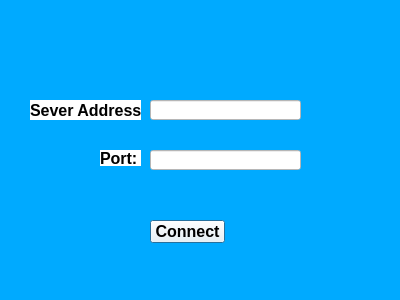
<?xml version="1.0" encoding="UTF-8"?>
<ui version="4.0">
 <class>startupDialog</class>
 <widget class="QDialog" name="startupDialog">
  <property name="geometry">
   <rect>
    <x>0</x>
    <y>0</y>
    <width>400</width>
    <height>300</height>
   </rect>
  </property>
  <property name="windowTitle">
   <string>Dialog</string>
  </property>
  <property name="styleSheet">
   <string notr="true">background-color: rgb(0, 170, 255);</string>
  </property>
  <widget class="QLineEdit" name="lineEdit">
   <property name="geometry">
    <rect>
     <x>150</x>
     <y>100</y>
     <width>151</width>
     <height>20</height>
    </rect>
   </property>
   <property name="styleSheet">
    <string notr="true">background-color: rgb(255, 255, 255);</string>
   </property>
  </widget>
  <widget class="QLabel" name="label">
   <property name="geometry">
    <rect>
     <x>30</x>
     <y>100</y>
     <width>111</width>
     <height>20</height>
    </rect>
   </property>
   <property name="font">
    <font>
     <family>Yu Gothic UI</family>
     <pointsize>12</pointsize>
     <weight>75</weight>
     <bold>true</bold>
    </font>
   </property>
   <property name="styleSheet">
    <string notr="true">background-color: rgb(255, 255, 255);</string>
   </property>
   <property name="text">
    <string>Sever Address:</string>
   </property>
  </widget>
  <widget class="QLineEdit" name="lineEdit_2">
   <property name="geometry">
    <rect>
     <x>150</x>
     <y>150</y>
     <width>151</width>
     <height>20</height>
    </rect>
   </property>
   <property name="styleSheet">
    <string notr="true">background-color: rgb(255, 255, 255);</string>
   </property>
  </widget>
  <widget class="QLabel" name="label_2">
   <property name="geometry">
    <rect>
     <x>100</x>
     <y>150</y>
     <width>41</width>
     <height>16</height>
    </rect>
   </property>
   <property name="font">
    <font>
     <family>Yu Gothic UI</family>
     <pointsize>12</pointsize>
     <weight>75</weight>
     <bold>true</bold>
    </font>
   </property>
   <property name="styleSheet">
    <string notr="true">background-color: rgb(255, 255, 255);</string>
   </property>
   <property name="text">
    <string>Port:</string>
   </property>
  </widget>
  <widget class="QPushButton" name="pushButton">
   <property name="geometry">
    <rect>
     <x>150</x>
     <y>220</y>
     <width>75</width>
     <height>23</height>
    </rect>
   </property>
   <property name="font">
    <font>
     <pointsize>12</pointsize>
     <weight>75</weight>
     <bold>true</bold>
    </font>
   </property>
   <property name="styleSheet">
    <string notr="true">background-color: rgb(255, 255, 255);
selection-color: rgb(255, 170, 0);</string>
   </property>
   <property name="text">
    <string>Connect</string>
   </property>
  </widget>
 </widget>
 <resources/>
 <connections/>
</ui>
